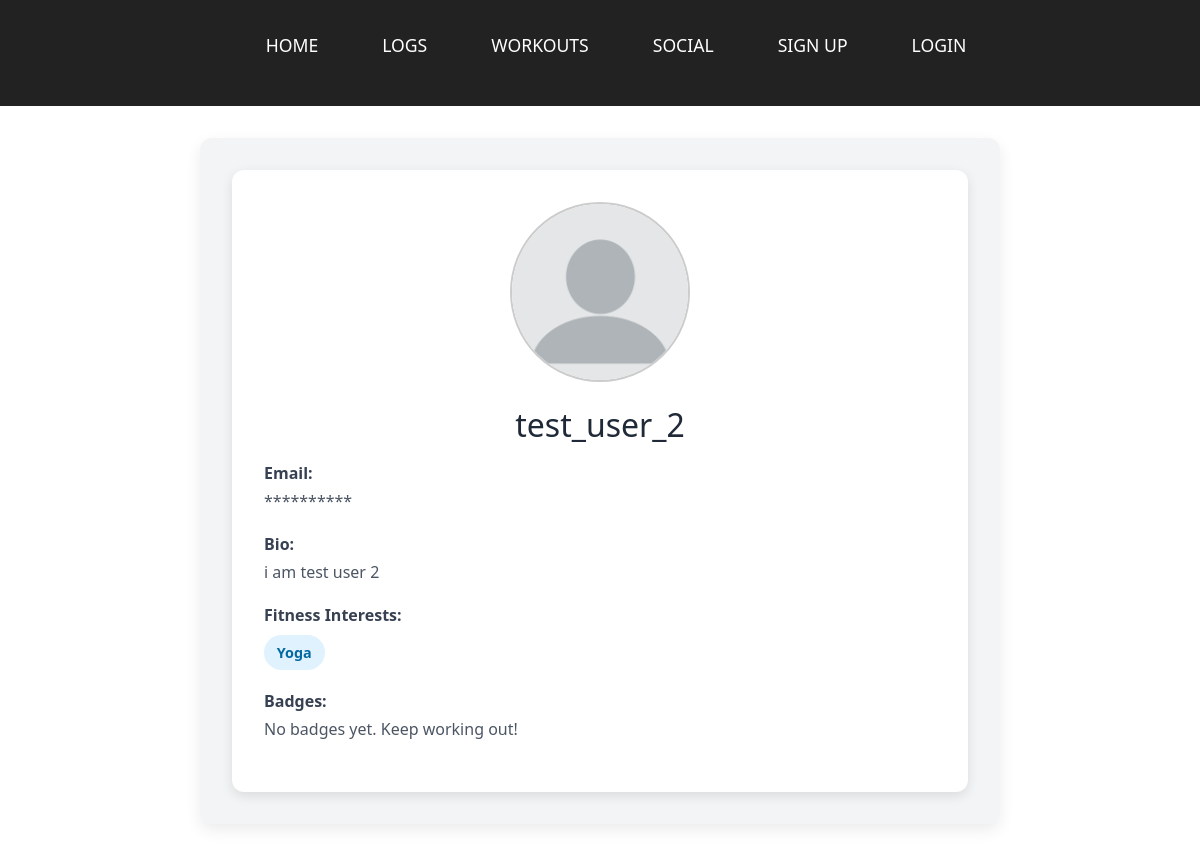
The page /accounts/view/2/ on the database as committed earlier.
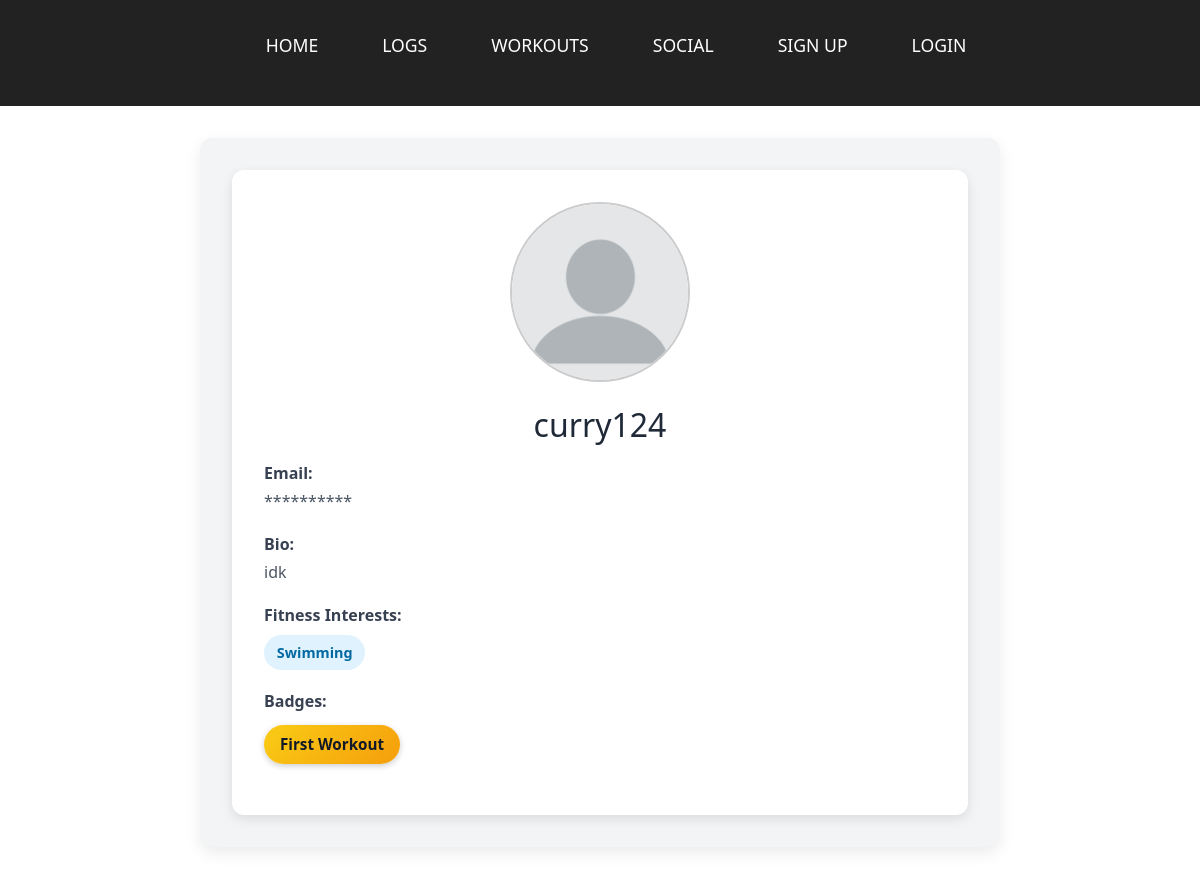
The same page on the database as committed later.
### accounts/models.py (models this page shows, shortened)
class FitUser(AbstractUser):
    bio = models.TextField(blank=True)
    profile_picture = models.ImageField(upload_to='profiles/', blank=True)
    friends = models.ManyToManyField('self', blank=True, symmetrical=True)
    friend_requests_sent = models.ManyToManyField(
        'self',
        symmetrical=False,
        related_name='friend_requests_received',
        blank=True
    )
    FITNESS_INTEREST_CHOICES = [
        ('yoga', 'Yoga'),
        ('running', 'Running'),
        ('swimming', 'Swimming'),
        ('weightlifting', 'Weightlifting'),
        ('cycling', 'Cycling'),
        ('crossfit', 'CrossFit'),
        ('pilates', 'Pilates'),
        ('hiking', 'Hiking'),
        ('boxing', 'Boxing'),
        ('martial_arts', 'Martial Arts'),
        ('dance', 'Dance Fitness'),
        ('climbing', 'Rock Climbing'),
        ('rowing', 'Rowing'),
        ('triathlon', 'Triathlon'),
        ('gymnastics', 'Gymnastics'),
        ('powerlifting', 'Powerlifting'),
        ('calisthenics', 'Calisthenics'),
        ('skiing', 'Skiing'),
        ('snowboarding', 'Snowboarding'),
        ('surfing', 'Surfing'),
    ]
    interests = models.JSONField(blank=True, default=list)
    generated_workout = models.JSONField(blank=True, null=True, default=None)
    def get_badges(self):
        badges = []
        workout_count = self.workouts.count()
        if workout_count >= 1:
            badges.append('First Workout')
        if workout_count >= 10:
            badges.append('10 Workouts')
        if workout_count >= 50:
            badges.append('50 Workouts')
        if workout_count >= 100:
            badges.append('100 Workouts')
        account_age = now() - self.date_joined
        if account_age >= timedelta(days=30):
            badges.append('1 Month Member')
        if account_age >= timedelta(days=180):
            badges.append('6 Months Member')
        if account_age >= timedelta(days=365):
            badges.append('1 Year Champion')
        return badges

### accounts/views.py (the view)
# urls.py: path('view/<user_id>/', account_view, name="view"),
def account_view(request, *args, **kwargs):
    user_id = kwargs.get('user_id')
    profile_user = get_object_or_404(FitUser, id=user_id)
    is_self = False
    hide_email = False
    if request.user.is_authenticated:
        if request.user.id == profile_user.id:
            is_self = True
            if request.method == 'POST':
                new_interests = request.POST.getlist('interests')
                profile_user.interests = new_interests
                profile_user.save()
                return redirect('accounts:view', user_id=user_id)
        else:
            if not profile_user.email:
                hide_email = True
    else:
        hide_email = True
    context = {
        'username': profile_user.username,
        'email': profile_user.email,
        'bio': profile_user.bio,
        'profile_picture': profile_user.profile_picture,
        'interests': profile_user.interests,
        'is_self': is_self,
        'hide_email': hide_email,
        'badges': profile_user.get_badges()
    }
    return render(request, 'accounts/account.html', context)

### templates/accounts/account.html
{% extends 'base.html' %}
{% load static %}
{% block head %}
    <link rel="stylesheet" type="text/css" href="{% static 'css/accounts/account.css' %}">
{% endblock %}
{% block content %}
<div class="page-wrapper">
    <div class="profile-section">
        <div class="profile-card">
            <div class="profile-image-container">
                {% if profile_picture %}
                    <img src="{{ profile_picture.url }}" alt="Profile Picture" class="profile-image">
                {% else %}
                    <img src="{% static 'images/BlankProfilePic.webp' %}" alt="Default Profile Picture" class="profile-image">
                {% endif %}
            </div>
            <div class="profile-details">
                <h2>{{ username }}</h2>
                <div class="profile-field">
                    <strong>Email:</strong>
                    {% if is_self %}
                        <span>{{ email }}</span>
                    {% else %}
                        {% if hide_email %}
                            <span>**********</span>
                        {% else %}
                            <span>{{ email }}</span>
                        {% endif %}
                    {% endif %}
                </div>
                <div class="profile-field">
                    <strong>Bio:</strong>
                    <p>
                        {% if bio %}
                            {{ bio }}
                        {% else %}
                            No bio provided.
                        {% endif %}
                    </p>
                </div>
                <div class="profile-field">
                    <strong>Fitness Interests:</strong>
                    {% if is_self %}
                        <form method="post">
                            {% csrf_token %}
                            <div class="interests-container">
                                {% for value, label in user.FITNESS_INTEREST_CHOICES %}
                                    <div class="interest-tag">
                                        <label>
                                            <input type="checkbox" name="interests" value="{{ value }}"
                                                {% if value in interests %}checked{% endif %}>
                                            {{ label }}
                                        </label>
                                    </div>
                                {% endfor %}
                            </div>
                            <button type="submit" class="btn btn-dark mt-2">Save Interests</button>
                        </form>
                    {% else %}
                        {% if interests %}
                            <div class="interests-container">
                                {% for interest in interests %}
                                    <div class="interest-tag">{{ interest|title }}</div>
                                {% endfor %}
                            </div>
                        {% else %}
                            <p>No interests listed.</p>
                        {% endif %}
                    {% endif %}
                </div>
                <div class="profile-field">
                    <strong>Badges:</strong>
                    {% if badges %}
                        <div class="badges-container">
                            {% for badge in badges %}
                                <div class="badge-tag">{{ badge }}</div>
                            {% endfor %}
                        </div>
                    {% else %}
                        <p>No badges yet. Keep working out!</p>
                    {% endif %}
                </div>
            </div>
        </div>
    </div>
</div>
{% endblock %}

### templates/base.html (shortened to what this page needs)
{% load static %}
<!DOCTYPE html>
<html lang="en">
<head>
    <link rel="stylesheet" type="text/css" href="{% static 'css/base.css' %}">
    <link href="https://cdn.jsdelivr.net/npm/bootstrap@5.3.3/dist/css/bootstrap.min.css" rel="stylesheet">
    <link rel="stylesheet" href="https://cdnjs.cloudflare.com/ajax/libs/font-awesome/6.1.1/css/all.min.css">
    {% block head %}{% endblock %}
</head>
<body>
    <div id="navbar">
        <ul>
            <li><a href="{% url 'home' %}">HOME</a></li>
            <li><a href="{% url 'workoutlogs:logs' %}">LOGS</a></li>
            <li><a href="{% url 'workouts:workout_plan_form' %}">WORKOUTS</a></li>
            <li><a href="{% url 'social' %}">SOCIAL</a></li>
            {% if user.is_authenticated %}
            <li><a href="{% url 'accounts:view' user_id=request.user.id %}">PROFILE</a></li>
            <li><a href="{% url 'accounts:logout' %}">LOGOUT  ({{user.username }})</a></li>
            {% else %}
            <li><a href="{% url 'accounts:signup'%}">SIGN UP</a></li>
            <li><a href="{% url 'accounts:login' %}">LOGIN</a></li>
            {% endif%}
        </ul>
    </div>
    {% block content %} {% endblock %}
</body>
</html>

### static/css/base.css (style rules this page uses)
* { margin: 0; padding: 0; box-sizing: border-box; }
body { font-weight: 300; font-family: "Lato", Cambria, Cochin, Georgia, Times, 'Times New Roman', serif; background-color: #f4f4f4; color: #333; }
#navbar { background-color: #222; padding: 2rem 0; }
#navbar ul { list-style-type: none; display: flex; justify-content: center; gap: 2rem; }
#navbar ul li a { color: white; text-decoration: none; font-size: 1.1rem; padding: 0.5rem 1rem; transition: background-color 0.3s ease; border-radius: 5px; }

### static/css/accounts/account.css (style rules this page uses)
.page-wrapper { max-width: 800px; margin: 2rem auto; padding: 2rem; background-color: #f3f4f6; border-radius: 12px; box-shadow: 0 6px 16px rgba(0, 0, 0, 0.08); }
.profile-section { display: flex; flex-direction: column; align-items: center; }
.profile-card { background-color: #ffffff; padding: 2rem; border-radius: 12px; width: 100%; box-shadow: 0 4px 12px rgba(0, 0, 0, 0.10); text-align: center; }
.profile-image-container { margin-bottom: 1.5rem; }
.profile-image { width: 180px; height: 180px; border-radius: 50%; object-fit: cover; border: 2px solid #ccc; }
.profile-details { margin-top: 1rem; }
.profile-details h2 { font-size: 2rem; color: #1f2937; margin-bottom: 1rem; }
.profile-field { margin-bottom: 1.2rem; text-align: left; }
.profile-field strong { color: #374151; font-weight: 600; display: block; margin-bottom: 0.25rem; }
.profile-field p, .profile-field span, .profile-field ul { font-size: 1rem; color: #4b5563; }
.interests-container { display: flex; flex-wrap: wrap; gap: 0.5rem; margin-top: 0.5rem; }
.interest-tag { background-color: #e0f2fe; color: #0369a1; padding: 0.4rem 0.8rem; font-size: 0.9rem; font-weight: 600; border-radius: 20px; display: inline-block; white-space: nowrap; }
.badges-container { display: flex; flex-wrap: wrap; gap: 0.75rem; margin-top: 0.75rem; }
.badge-tag { background: linear-gradient(135deg, #facc15, #f59e0b); color: #111827; padding: 0.5rem 1rem; font-size: 0.95rem; font-weight: 700; border-radius: 30px; box-shadow: 0 2px 6px rgba(0, 0, 0, 0.2); display: inline-flex; align-items: center; justify-content: center; transition: transform 0.2s, box-shadow 0.2s; }

Rows that differ between the two databases and show on the page:
changed FitUser: username "test_user_2" → "curry124"; bio "i am test user 2" → "idk"; interests "[\"yoga\"]" → "[\"swimming\"]" (drawn)
Other text that changed with them:
new list line: "Swimming"
new list line: "First Workout"
list line gone: "Yoga"
text no longer shown: "No badges yet. Keep working out!"
